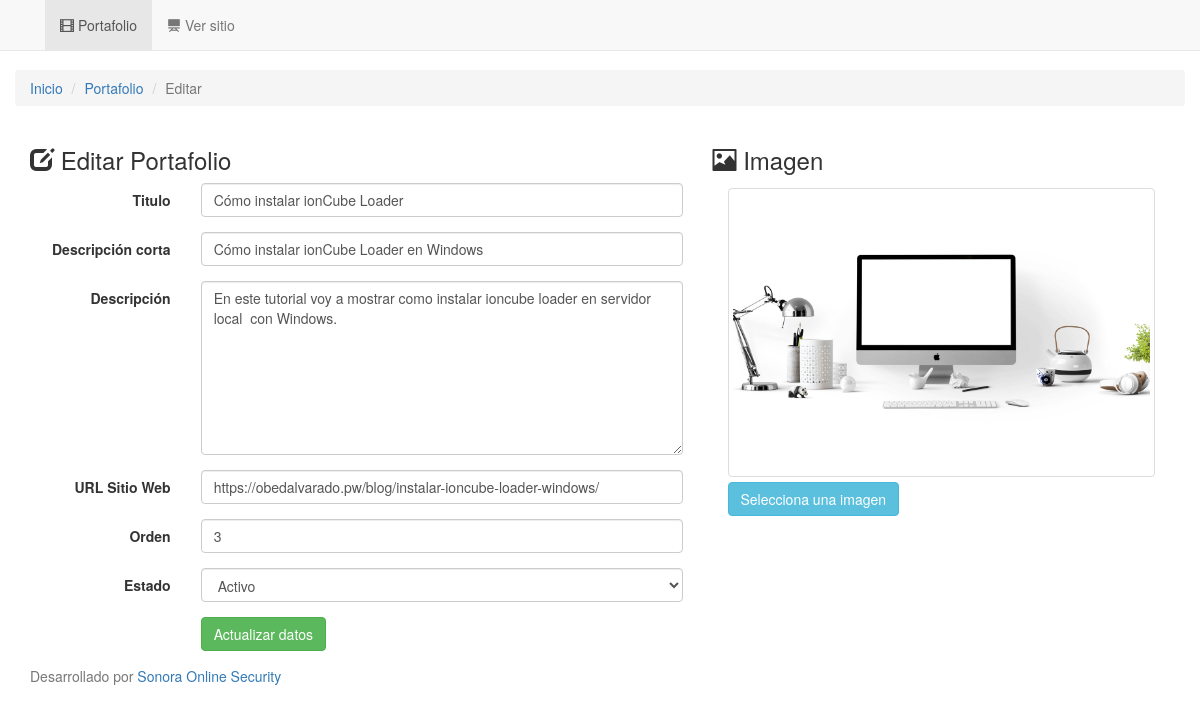
Screenshot of /admin/banneredit.php?id=17 with the database file from the repository.
### tables this page shows
CREATE TABLE `portafolio` (
  `id` int(11) NOT NULL,
  `titulo` varchar(100) NOT NULL,
  `descripcion_corta` varchar(255) NOT NULL,
  `descripcion` text NOT NULL,
  `url_image` varchar(255) NOT NULL,
  `url_web` varchar(255) NOT NULL DEFAULT 'https://obedalvarado.pw/',
  `estado` int(1) NOT NULL,
  `orden` int(2) NOT NULL
);

### admin/banneredit.php (the view, shortened to what this page needs)
<?php
include ("../conexion.php");
$id_banner=intval($_GET['id']);
$sql=mysqli_query($con,"select * from portafolio where id='$id_banner' limit 0,1");
$rw=mysqli_fetch_array($sql);
$titulo=$rw['titulo'];
$descripcion_corta=$rw['descripcion_corta'];
$descripcion=$rw['descripcion'];
$url_image=$rw['url_image'];
$url_web=$rw['url_web'];
$orden=intval($rw['orden']);
$estado=intval($rw['estado']);
?>
<!DOCTYPE html>
<html lang="en">
  <head>
	<link rel="stylesheet" href="https://maxcdn.bootstrapcdn.com/bootstrap/3.3.5/css/bootstrap.min.css">
    <link href="css/navbar-fixed-top.css" rel="stylesheet">
	<link href="css/preview-image.css" rel="stylesheet">
  </head>
  <body>
		<?php include("top_menu.php");?>
    <div class="container">
      <div class="row">
	   <ol class="breadcrumb">
		  <li><a href="#">Inicio</a></li>
		  <li><a href="index.php">Portafolio</a></li>
		  <li class="active">Editar</li>
		</ol>
		 <div class="col-md-7">
		 <h3 ><span class="glyphicon glyphicon-edit"></span> Editar Portafolio</h3>
			<form class="form-horizontal" id="editar_banner">
			  <div class="form-group">
				<label for="titulo" class="col-sm-3 control-label">Titulo</label>
				<div class="col-sm-9">
				  <input type="text" class="form-control" id="titulo" value="<?php echo $titulo;?>" required name="titulo">
				</div>
			  </div>
			  <div class="form-group">
				<label for="descripcion_corta" class="col-sm-3 control-label">Descripción corta</label>
				<div class="col-sm-9">
				  <input type="text" class="form-control" id="descripcion_corta" value="<?php echo $descripcion_corta;?>" required name="descripcion_corta">
				</div>
			  </div>
			  <div class="form-group">
				<label for="descripcion" class="col-sm-3 control-label">Descripción</label>
				<div class="col-sm-9">
				  <textarea class='form-control' name="descripcion" id="descripcion" required rows=8><?php echo $descripcion;?></textarea>
				</div>
			  </div>
			<div class="form-group">
				<label for="url_web" class="col-sm-3 control-label">URL Sitio Web</label>
				<div class="col-sm-9">
				  <input type="url" class="form-control" id="url_web" value="<?php echo $url_web;?>"  name="url_web">
				</div>
			  </div>
			  <div class="form-group">
				<label for="orden" class="col-sm-3 control-label">Orden</label>
				<div class="col-sm-9">
				  <input type="number" class="form-control" id="orden" name="orden" value="<?php echo $orden;?>">
				</div>
			  </div>
			  <div class="form-group">
				<label for="estado" class="col-sm-3 control-label">Estado</label>
				<div class="col-sm-9">
				  <select class="form-control" id="estado" required name="estado">
					<option value="1" <?php if($estado==1){echo "selected";} ?>>Activo</option>
				 </select>
				</div>
			  </div>
			  <div class="form-group">
				<div class="col-sm-offset-3 col-sm-9">
				  <button type="submit" class="btn btn-success">Actualizar datos</button>
				</div>
			  </div>
			</form>
		</div>
		<div class="col-md-5">
		 <h3 ><span class="glyphicon glyphicon-picture"></span> Imagen</h3>
		 <form class="form-vertical">
			<div class="form-group">
				<div class="col-sm-12">
				 <div class="fileinput fileinput-new" data-provides="fileinput">
								  <div class="fileinput-new thumbnail" style="max-width: 100%;" >
									  <img class="img-rounded" src="../img/banner/<?php echo $url_image;?>" />
								  </div>
								  <div>
									<span class="btn btn-info btn-file"><span class="fileinput-new">Selecciona una imagen</span>
									<span class="fileinput-exists" onclick="upload_image();">Cambiar imagen</span><input type="file" name="fileToUpload" id="fileToUpload" required onchange="upload_image();"></span>
								  </div>
					</div>
				</div>
			  </div>
		 </form>
		</div>
    </div>
	</div>
		<?php include("footer.php");?>
  </body>
</html>

### admin/css/navbar-fixed-top.css (style rules this page uses)
body { min-height: 200px; padding-top: 70px; }

### admin/css/preview-image.css (style rules this page uses)
.btn-file { position: relative; overflow: hidden; vertical-align: middle; }
.fileinput { display: inline-block; margin-bottom: 9px; }
.fileinput .thumbnail { display: inline-block; margin-bottom: 5px; overflow: hidden; text-align: center; vertical-align: middle; }
.fileinput .thumbnail > img { max-height: 100%; }
.fileinput .btn { vertical-align: middle; }

### rows the page displays
portafolio: titulo "Cómo instalar ionCube Loader", descripcion_corta "Cómo instalar ionCube Loader en Windows", descripcion "En este tutorial voy a mostrar como instalar ioncube loader en servidor local con Windows.", url_web "https://obedalvarado.pw/blog/instalar-ioncube-loader-windows/", orden "3", estado "Activo", url_image (picture)
